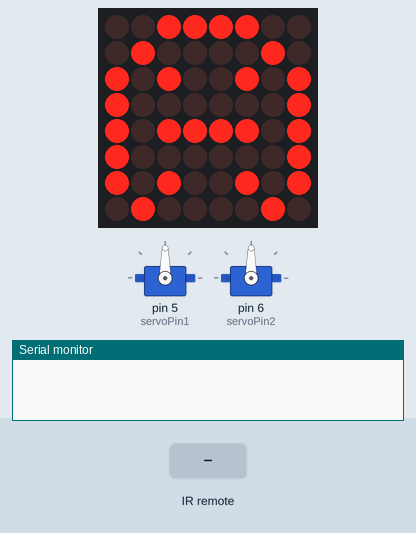
Recording of a sketch running on a simulated Arduino Uno, built with avr-gcc and run on an emulated ATmega328P. Parts: 2 × servo, 8×8 LED matrix, the last lines printed to the serial monitor. The test bench sets the inputs (shaded band).

Above: at 1.2 s.
1.3 s: infrared code 0x16 received
At 2.9 s:
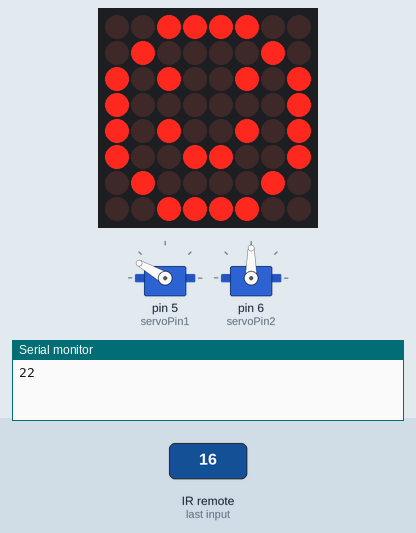
At 8.0 s:
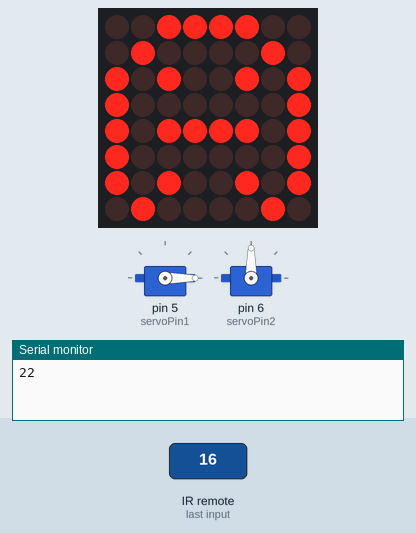
Timing chart, 0 to 9.5 s (numbered marks = the images above; inputs shaded):
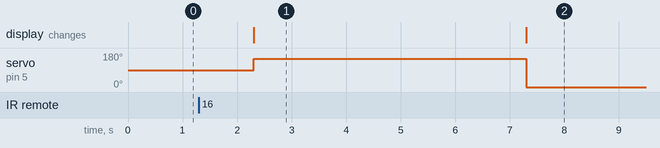

Measured:
- after the input at 1.3 s, servo on pin 5 (servoPin1): 90° → 150° after 1.0 s, → 0° 5.0 s later; the display: changes after 1.0 s (image 1)
- what the display in image 1 shows lasts 5.0 s, from 2.3 s to 7.3 s

The sketch:

Robot_HACK_Final.ino
```cpp
//estas son las librerias
#include <IRremote.h>
#include <Servo.h>
#include <LedControl.h>
//se definen los pines de a los que se va a conectar la Matriz
#define NUM_DEVICES 1
#define DIN_PIN 10
#define CS_PIN 9
#define CLK_PIN 8

//se definene los pines donde se conectaran el receptor IR, los dos servos, la posicion inicial del servo
int IRpin = 3;
int servoPin1 = 5;
int servoPin2 = 6;
int servoPos = 0;
//las bariables servo se cambian de nombre a myServo1 y myServo2;
Servo myServo1;
Servo myServo2;

// Configuración de la matriz de LED
LedControl lc = LedControl(DIN_PIN, CLK_PIN, CS_PIN, NUM_DEVICES);

// Patrones de las caras
byte happyFace[8] = {
  B00111100,B01000010,B10100101,B10000001,B10100101,B10011001,B01000010,B00111100
};

byte neutralFace[8] = {
  B00111100,B01000010,B10100101,B10000001,B10111101,B10000001,B10100101,B01000010
};

byte sadFace[8] = {
  B00111100,B01000010,B10100101,B10000001,B10011001,B10100101,B10100101,B01111110
};

void setup() {
  //se decrara la cativacionde los servo motores y se mide la lactura de responsiba 9600, tambien se activa el sensor receptor IR
  myServo1.attach(servoPin1);
  myServo2.attach(servoPin2);
  Serial.begin(9600);
  IrReceiver.begin(IRpin);

  //los pines 5 y 6 se declaran como salidas
  pinMode(5, OUTPUT);
  pinMode(6, OUTPUT);

  // Inicializa la matriz de LED
  lc.shutdown(0, false); // Asegura que el dispositivo está encendido
  lc.setIntensity(0, 8); // Establece la intensidad del brillo (0~15)
  lc.clearDisplay(0); // Limpia la pantalla

  // Muestra la cara neutra al iniciar
  displayFace(neutralFace);
}

void loop() {
  //esta es la funcion de mantiene la cara neutra como la cara por defecto si no se manda ninguna señal
  if (IrReceiver.decode() != 0) {
    int command = IrReceiver.decodedIRData.command;
    Serial.println(command);
    delay(1000);
    IrReceiver.resume();
    //aqui vamos a declarar la funcion 22 que es mandad por el control IR cuando se pulsa el nuemro 0
    if (command == 22) {
      servoPos = 150; // Si el comando es 22, establece la posición del servo en 150 grados
      myServo1.write(servoPos); // Mueve el servo a la posición deseada
      displayFace(happyFace); // Muestra la cara feliz en la matriz de LED
      delay(5000); // Espera 5 segundos
      servoPos = 0; // Devuelve el servo a la posición inicial (0 grados)
      myServo1.write(servoPos); // Mueve el servo a la posición deseada
      displayFace(neutralFace); // Muestra la cara neutra en la matriz de LED
      //es eta parte se creara la funcion trsite al pulsar el boton 1 del control IR con codigo 12
    } else if (command == 12) {
      displayFace(sadFace); // Muestra la cara triste en la matriz de LED
      delay(5000); // Espera 5 segundos
      displayFace(neutralFace); // Vuelve a mostrar la cara neutra en la matriz de LED
    } else {
      // Si no se recibe el comando 22 o 12, muestra la cara neutra en la matriz de LED
      displayFace(neutralFace);
    }
  }
}

// Función para mostrar un patrón de cara en la matriz de LED
void displayFace(byte face[8]) {
  for (int row = 0; row < 8; row++) {
    lc.setRow(0, row, face[row]);
  }
}
```
